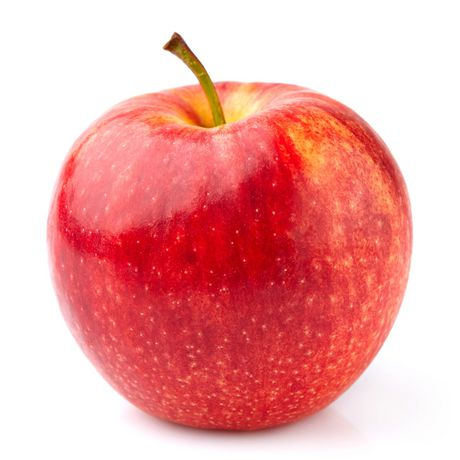
#> input picture images/apple.jpg, 460 x 460 px
$ python 9_preprocess.py
#> lines starting #> are read from the running program, lines starting #| are printed output that depends on the picture; after the words box and inside, x2 and y2 are one past the last pixel; in counts of white or black regions, pixels touching at a corner belong together
import cv2
import numpy as np

img = cv2.imread('../images/apple.jpg')
#> img is the input picture: shape (460, 460, 3); mean B, G, R 165.8, 166.4, 238.8
gray = cv2.cvtColor(img, cv2.COLOR_BGR2GRAY)
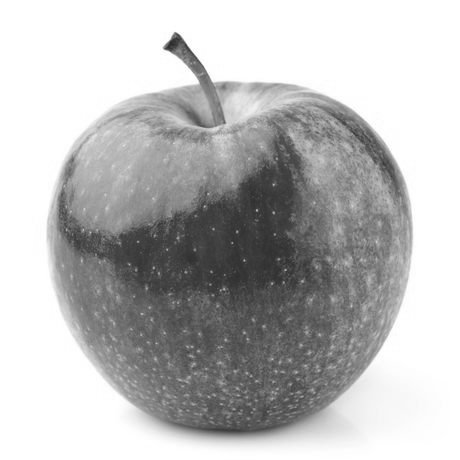
#> gray: shape (460, 460); min 42, max 255, mean 188

lower = np.array([0, 0, 0])
upper = np.array([210, 255, 255])
mask = cv2.inRange(img, lower, upper)
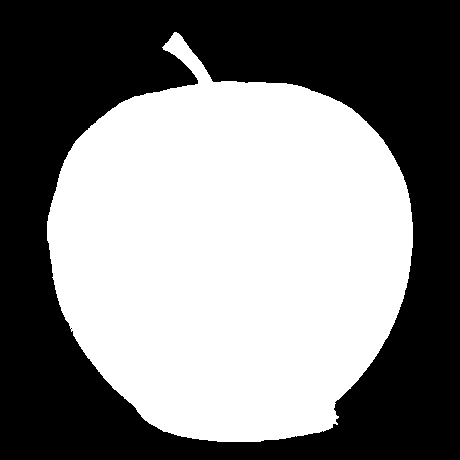
#> mask: shape (460, 460); 50.4% white; 1 black region, box (x1, y1, x2, y2) and area: (0, 0, 460, 460) 104915

# Denoise by using blur function
blur = cv2.GaussianBlur(img,(5,5),0)
cv2.imshow('img', img)
cv2.imshow('blur', blur)
cv2.waitKey()
cv2.destroyAllWindows()

# Using Morphological operation
kernel = np.ones((5,5),np.uint8)
dilation = cv2.dilate(mask, kernel, iterations = 1)
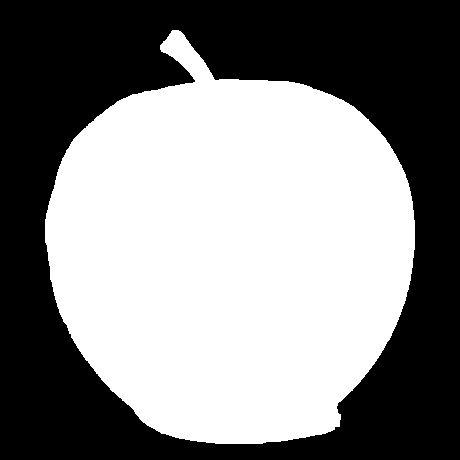
#> dilation: shape (460, 460); 52% white; 1 black region, box (x1, y1, x2, y2) and area: (0, 0, 460, 460) 101607
erosion = cv2.erode(mask, kernel, iterations = 1)
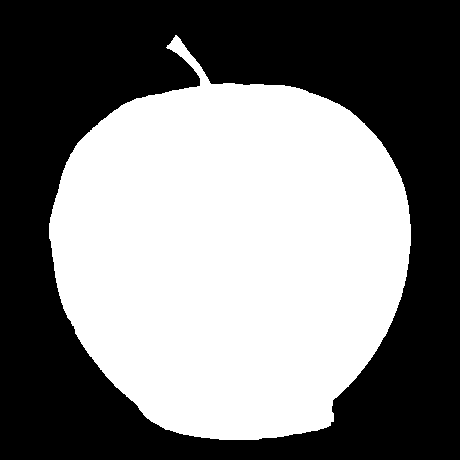
#> erosion: shape (460, 460); 48.9% white; 1 white region, box (x1, y1, x2, y2) and area: (49, 35, 411, 440) 103419
cv2.imshow('dilation', dilation)
cv2.imshow('erosion', erosion)
cv2.waitKey()
cv2.destroyAllWindows()

$ run again, with images/banana.jpg copied over images/apple.jpg
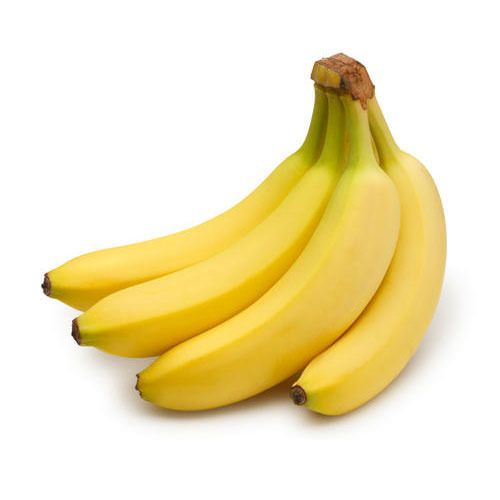
#> input picture images/banana.jpg, 500 x 500 px
#> img is the input picture: shape (500, 500, 3); mean B, G, R 191.8, 231.3, 242.9
#> `mask = cv2.inRange(img, lower, upper)`:
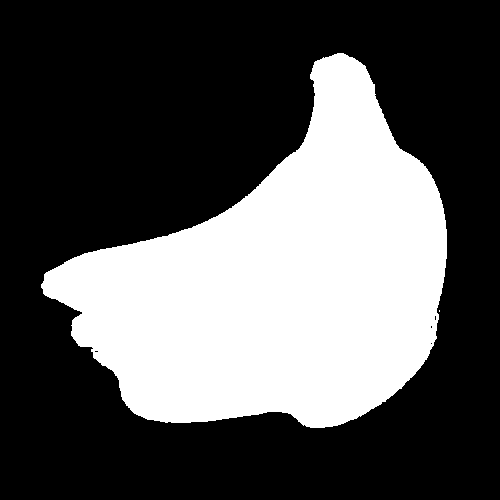
#> mask: shape (500, 500); 33.9% white; 2 white regions (1 under 20 px), largest, box (x1, y1, x2, y2) and area: (41, 53, 447, 428) 84847
#> dilation: shape (500, 500); 35.3% white; 1 white region, box (x1, y1, x2, y2) and area: (39, 51, 449, 430) 88140
#> `erosion = cv2.erode(mask, kernel, iterations = 1)`:
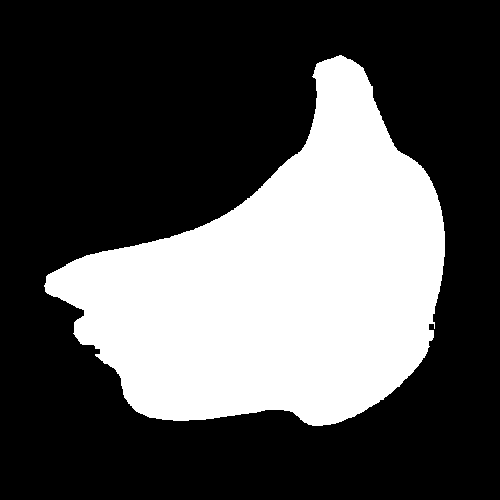
#> erosion: shape (500, 500); 32.6% white; 1 white region, box (x1, y1, x2, y2) and area: (44, 55, 445, 426) 81522
